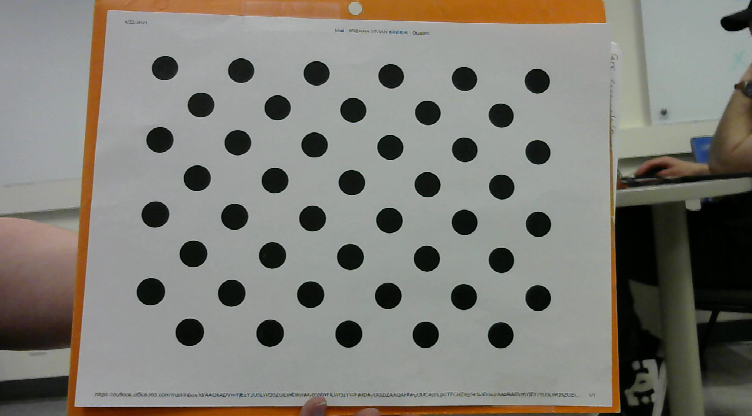
#> input picture basic_motors_sensors8/src/vlcsnap-2021-04-22-18h49m39s816.png, 752 x 416 px; its folder holds only this picture in this run
$ python camera_calibration.py
#> lines starting #> are read from the running program, lines starting #| are printed output that depends on the picture; after the words box and inside, x2 and y2 are one past the last pixel; in counts of white or black regions, pixels touching at a corner belong together; long printed decimals are rounded
#!/usr/bin/python
import numpy as np
import cv2
import glob
import pickle

criteria = (cv2.TERM_CRITERIA_EPS + cv2.TERM_CRITERIA_MAX_ITER, 1000, .001)

objp = np.zeros((4*11,3), np.float32)

objp[:,:2] = np.mgrid[0:4,0:11].T.reshape(-1,2)
print(objp.shape)

objp=np.array([[0,0,0],[1,0,0],[2,0,0],[3,0,0],[0.5,0.5,0],[1.5,0.5,0],[2.5,0.5,0],[3.5,0.5,0]],np.float32)
for y in range(2,11):
            for x in range(4):
                                objp=np.append(objp,[np.array([objp[4*(y-2)+x][0],objp[4*(y-2)+x][1]+1,0],np.float32)],axis=0)
print(objp.shape)
print(objp)

objpoints = []
imgpoints = []

images = glob.glob('*.png')

params = cv2.SimpleBlobDetector_Params()
params.filterByArea = True
params.minArea = 10
params.maxArea = 10000
blobDetector = cv2.SimpleBlobDetector_create(params)
for fname in images:
    img=cv2.imread(fname);
#> img is the input picture: shape (416, 752, 3); mean B, G, R 118.6, 125.9, 127.6
    gray=cv2.cvtColor(img,cv2.COLOR_BGR2GRAY)
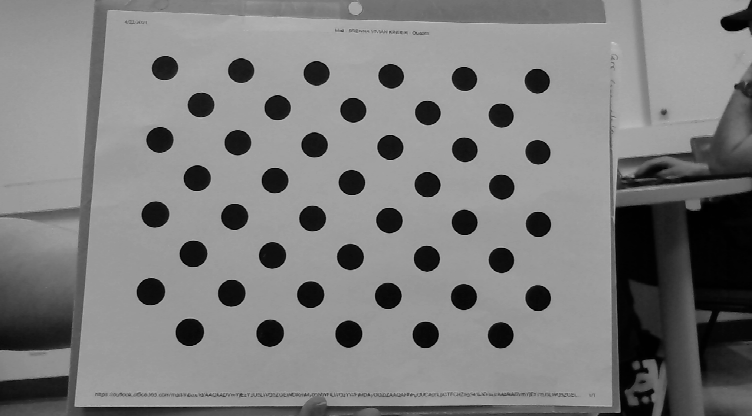
#> gray: shape (416, 752); min 0, max 207, mean 125.5
        # ret, corners = cv2.findCirclesGrid(gray,(11,4),flags = cv2.CALIB_CB_ASYMMETRIC_GRID)

    ret, corners = cv2.findCirclesGrid(gray,(4,11),flags=cv2.CALIB_CB_ASYMMETRIC_GRID | cv2.CALIB_CB_CLUSTERING)
#> ret = True; corners = 44 rows, first 8: [536.9, 80.66], [537.5, 151.8], [538, 223.9], [537.7, 297.6], [500.7, 115], [501.2, 186.5], [501, 259.8], [500.3, 334.8]
    print(fname + ":" )
    #print(corners)
    if (corners.dtype != None):
        for i in range(0,len(corners)):
            img = cv2.circle(img, (corners[i][0][0],corners[i][0][1]),5,(255,0,0),3)
#> this loop made 44 passes
#> pass 1, `img = cv2.circle(img, (corners[i][0][0],corners[i][0][1]),5,(255,0,0),3)`:
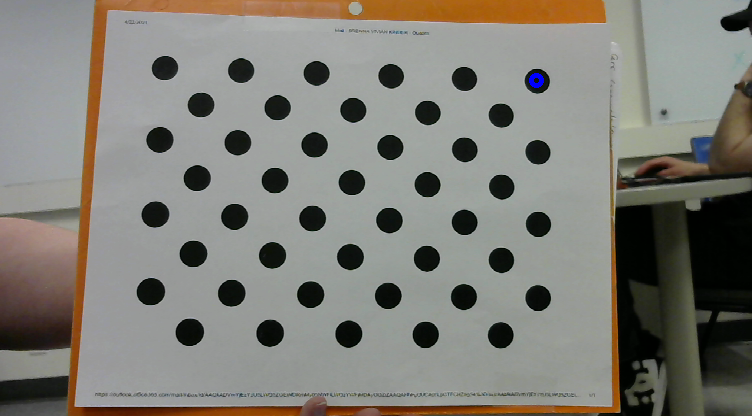
#> img: shape (416, 752, 3); 0.05% of pixels changed, all inside (x1, y1, x2, y2) = (529, 73, 544, 88)
#> pass 2, `img = cv2.circle(img, (corners[i][0][0],corners[i][0][1]),5,(255,0,0),3)`:
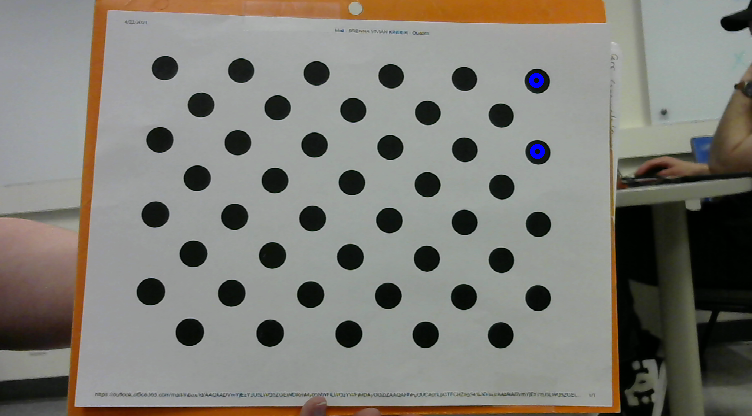
#> img: shape (416, 752, 3); 0.05% of pixels changed, all inside (x1, y1, x2, y2) = (530, 144, 545, 159)
#> pass 3, `img = cv2.circle(img, (corners[i][0][0],corners[i][0][1]),5,(255,0,0),3)`:
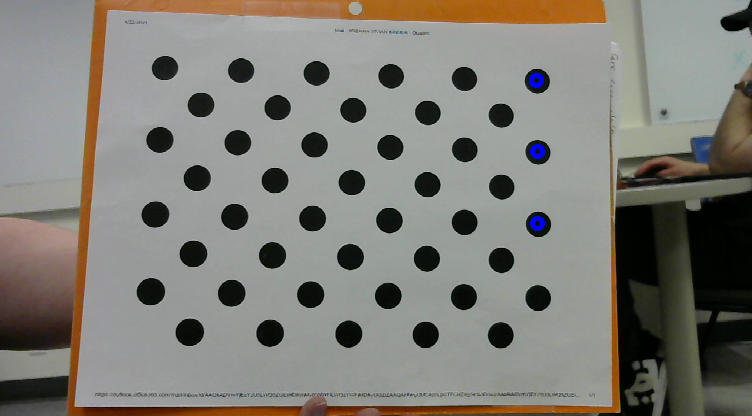
#> img: shape (416, 752, 3); 0.05% of pixels changed, all inside (x1, y1, x2, y2) = (530, 216, 545, 231)
#> after the loop:
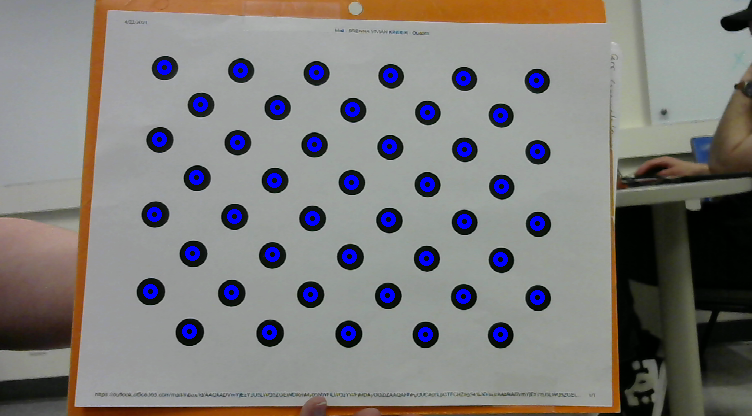
#> img: shape (416, 752, 3); 2.04% of pixels changed, all inside (x1, y1, x2, y2) = (143, 60, 545, 342)
    if ( ret == True):
        objpoints.append(objp)
        #print(len(corners))
        #corners2 = cv2.cornerSubPix(gray,corners,(11,11),(-1,-1),criteria)
        corners2 = corners
#> corners2 has the same summary as corners
        imgpoints.append(corners2)
        img = cv2.drawChessboardCorners(img,(4,11),corners2,ret)
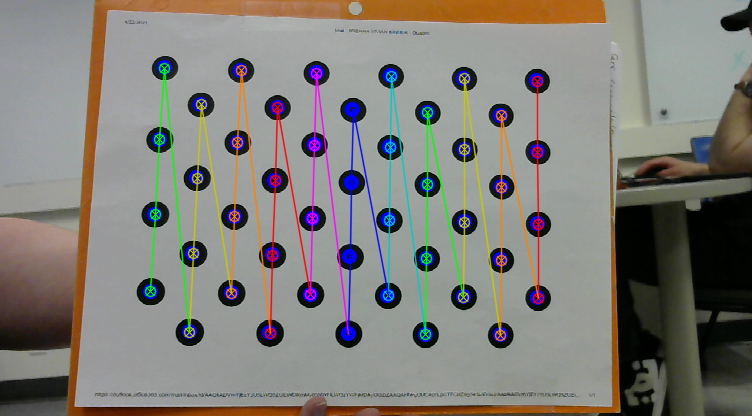
#> img: shape (416, 752, 3); 5.45% of pixels changed, all inside (x1, y1, x2, y2) = (144, 62, 545, 342)
        cv2.imshow('img',img)
        cv2.waitKey(0)

ret, mtx, dist, dvecs, tvecs = cv2.calibrateCamera(objpoints,imgpoints,gray.shape[::-1],None,None)
#> ret = 0.37; mtx = [[515.7, 0, 375.4], [0, 506.5, 240.1], [0, 0, 1]]; dist = [[-0.164, 1.26, 5.11e-05, -0.00593, -2.91]]; dvecs = ([-0.0988, 0.0331, 1.59],); tvecs = ([2.21, -2.21, 6.99],)

pickle.dump(mtx,open("cam_matrix.p","wb"))
pickle.dump(dist,open("dist_matrix.p","wb"))
print(mtx)
#| [[515.705   0.         375.354]
#|  [  0.         506.530 240.131]
#|  [  0.           0.           1.        ]]
print(dist)
#| [[-1.64123604e-01  1.26221204e+00  5.11251642e-05 -5.93204537e-03
#|   -2.90531438e+00]]
cv2.destroyAllWindows()

$ run again, on basic_motors_sensors8/src/vlcsnap-2021-04-22-18h50m51s546.png
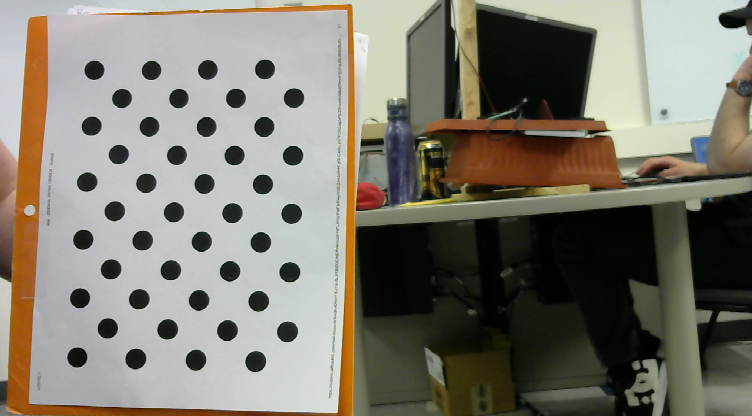
#> input picture basic_motors_sensors8/src/vlcsnap-2021-04-22-18h50m51s546.png, 752 x 416 px
#> img is the input picture: shape (416, 752, 3); mean B, G, R 112, 123.8, 126.6
#> `ret, corners = cv2.findCirclesGrid(gray,(4,11),flags=cv2.CALIB_CB_ASYM..`: ret = True; corners = 44 rows, first 8: [93.91, 69.84], [151, 69.97], [207.3, 69.37], [264.5, 68.83], [121.5, 97.98], [178.4, 98.02], [235.4, 97.9], [293.5, 97.63]
#> the loop `for i in range(0,len(corners)):` made 44 passes
#> after the loop `for i in range(0,len(corners)):`:
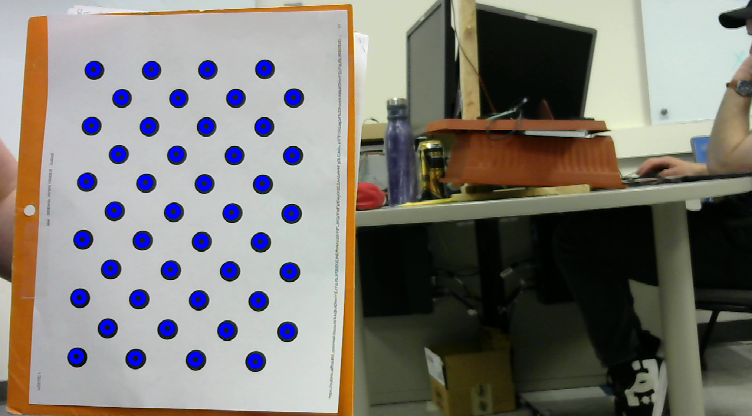
#> img: shape (416, 752, 3); mean B, G, R 116.9, 123, 126
#> corners2 has the same summary as corners
#> `img = cv2.drawChessboardCorners(img,(4,11),corners2,ret)`:
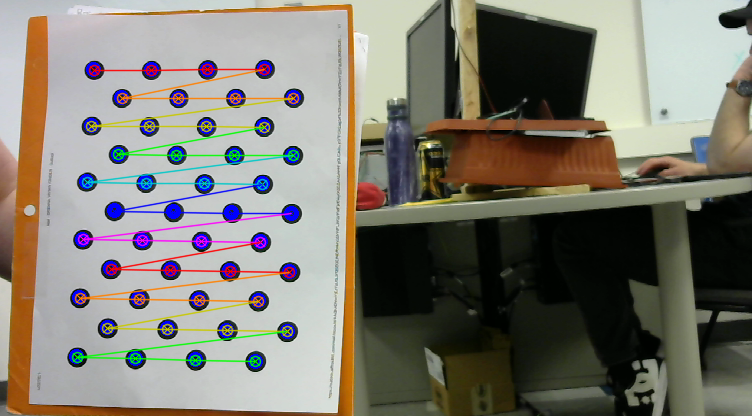
#> img: shape (416, 752, 3); 4.5% of pixels changed, all inside (x1, y1, x2, y2) = (71, 63, 300, 368)
#> `ret, mtx, dist, dvecs, tvecs = cv2.calibrateCamera(objpoints,imgpoints..`: ret = 0.456; mtx = [[751.5, 0, 303.9], [0, 750.2, 228.1], [0, 0, 1]]; dist = [[0.124, 1.02, -0.0331, -0.0217, -13.21]]; dvecs = ([-0.192, 0.12, 0.0143],); tvecs = ([-3.63, -2.72, 13.57],)
#| [[751.519   0.         303.950]
#|  [  0.         750.194 228.061]
#|  [  0.           0.           1.        ]]
#| [[  0.1238   1.024  -0.03305  -0.0217 -13.206]]

$ run again, on basic_motors_sensors8/src/vlcsnap-2021-04-22-18h51m03s684.png
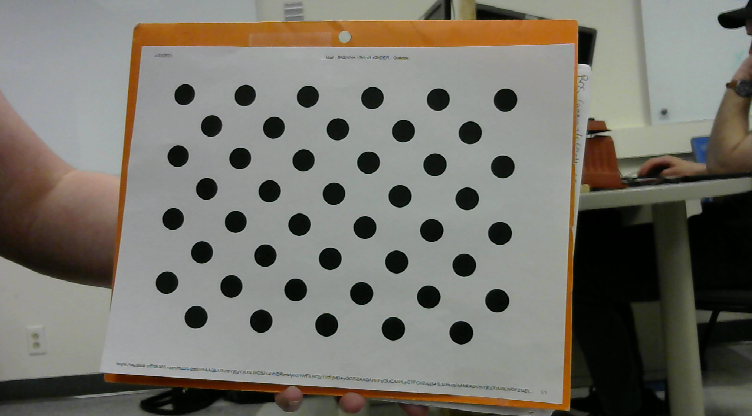
#> input picture basic_motors_sensors8/src/vlcsnap-2021-04-22-18h51m03s684.png, 752 x 416 px
#> img is the input picture: shape (416, 752, 3); mean B, G, R 107.3, 115.7, 117.9
#> `ret, corners = cv2.findCirclesGrid(gray,(4,11),flags=cv2.CALIB_CB_ASYM..`: ret = True; corners = 44 rows, first 8: [505.1, 99.61], [502.4, 166.4], [499.6, 232.9], [496.7, 300.2], [469.9, 132.3], [466.8, 198.3], [463.8, 264.7], [460.8, 332.3]
#> the loop `for i in range(0,len(corners)):` made 44 passes
#> after the loop `for i in range(0,len(corners)):`:
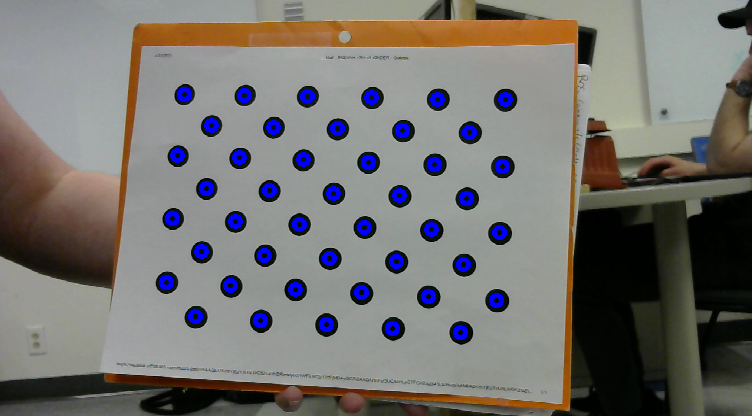
#> img: shape (416, 752, 3); mean B, G, R 112.7, 115.4, 117.7
#> corners2 has the same summary as corners
#> `img = cv2.drawChessboardCorners(img,(4,11),corners2,ret)`:
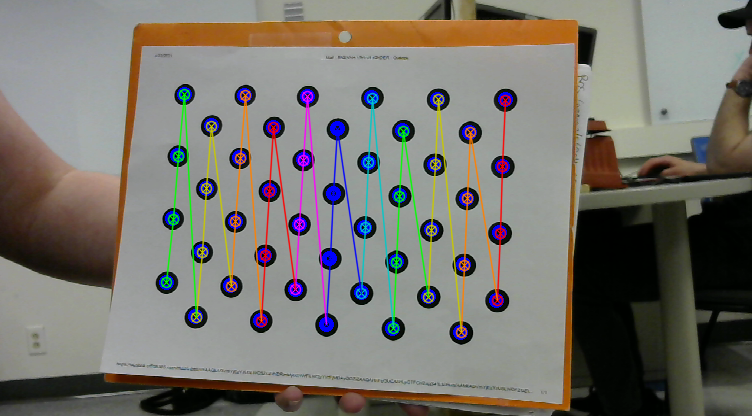
#> img: shape (416, 752, 3); 4.91% of pixels changed, all inside (x1, y1, x2, y2) = (160, 88, 512, 339)
#> `ret, mtx, dist, dvecs, tvecs = cv2.calibrateCamera(objpoints,imgpoints..`: ret = 0.314; mtx = [[644.7, 0, 367.6], [0, 640.6, 247.6], [0, 0, 1]]; dist = [[-0.132, 3.57, -0.00683, 0.00246, -20.95]]; dvecs = ([0.00233, 0.155, 1.62],); tvecs = ([2.05, -2.21, 9.68],)
#| [[644.729   0.         367.552]
#|  [  0.         640.626 247.607]
#|  [  0.           0.           1.        ]]
#| [[-1.31765862e-01  3.56744818e+00 -6.83426506e-03  2.45584104e-03
#|   -2.09465339e+01]]

$ run again, on basic_motors_sensors8/src/vlcsnap-2021-04-22-18h51m07s376.png
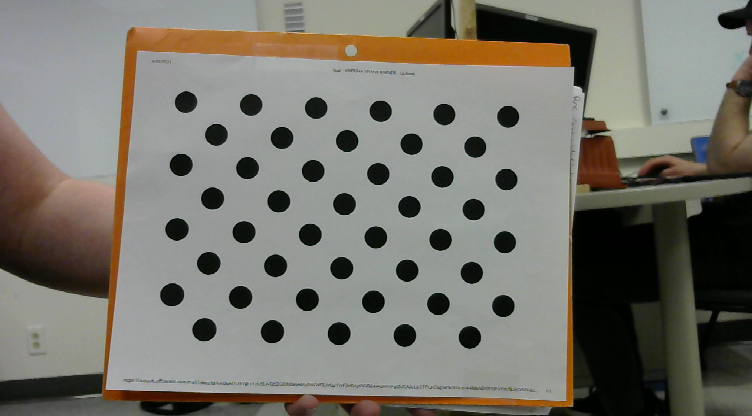
#> input picture basic_motors_sensors8/src/vlcsnap-2021-04-22-18h51m07s376.png, 752 x 416 px
#> img is the input picture: shape (416, 752, 3); mean B, G, R 108.2, 116.8, 119
#> `ret, corners = cv2.findCirclesGrid(gray,(4,11),flags=cv2.CALIB_CB_ASYM..`: ret = True; corners = 44 rows, first 8: [507.7, 116.3], [505.9, 179.1], [504.4, 241.8], [502.8, 305.6], [474.8, 146.6], [473.2, 209.1], [471.3, 272.4], [469.4, 336.9]
#> the loop `for i in range(0,len(corners)):` made 44 passes
#> after the loop `for i in range(0,len(corners)):`:
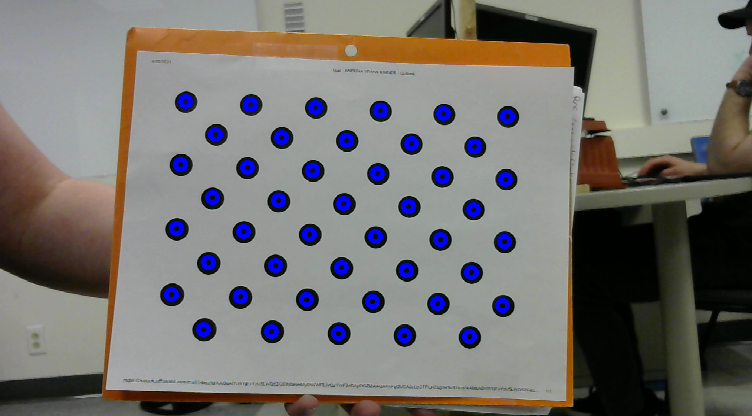
#> img: shape (416, 752, 3); mean B, G, R 113.5, 116.4, 118.7
#> corners2 has the same summary as corners
#> `img = cv2.drawChessboardCorners(img,(4,11),corners2,ret)`:
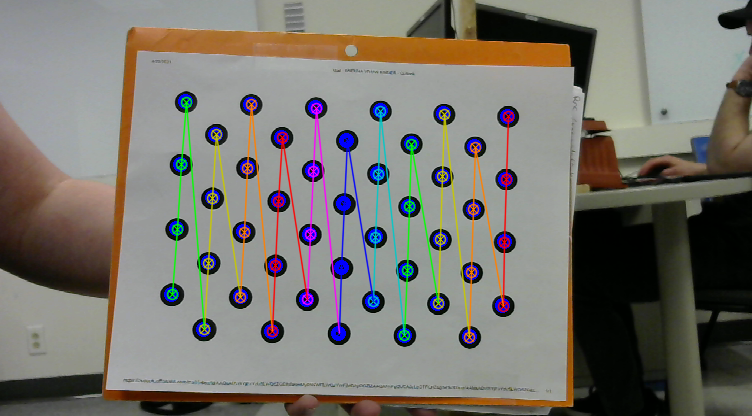
#> img: shape (416, 752, 3); 4.84% of pixels changed, all inside (x1, y1, x2, y2) = (166, 96, 515, 344)
#> `ret, mtx, dist, dvecs, tvecs = cv2.calibrateCamera(objpoints,imgpoints..`: ret = 0.191; mtx = [[457.2, 0, 425.1], [0, 455.1, 310.8], [0, 0, 1]]; dist = [[0.0354, 0.0133, 0.000901, 0.0051, -0.107]]; dvecs = ([-0.0828, 0.0164, 1.6],); tvecs = ([1.29, -3.07, 7.25],)
#| [[457.247   0.         425.120]
#|  [  0.         455.071 310.823]
#|  [  0.           0.           1.        ]]
#| [[ 0.03543  0.01332  0.0009007  0.005104 -0.1067]]
